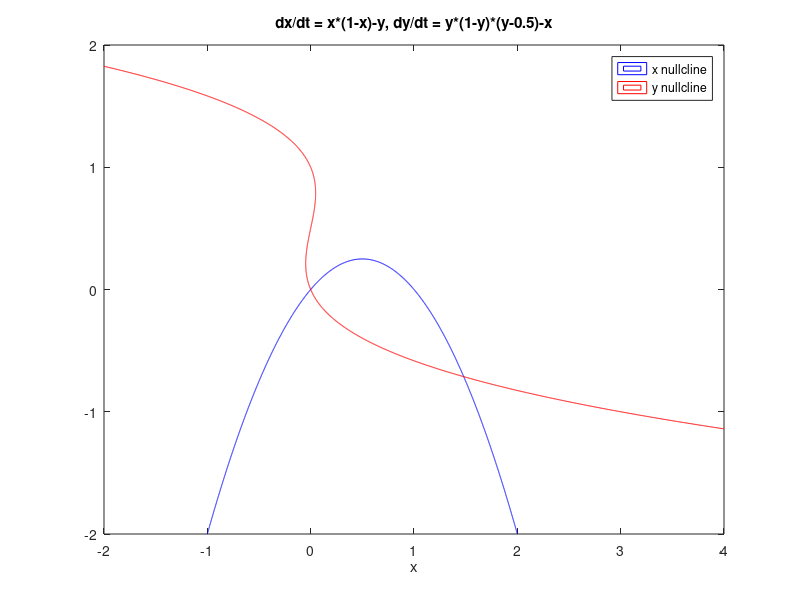

This figure's MATLAB source: (Note: this script raises an error after producing the figure.)
% example poor man's nulllcines 
% dx/dt = f(x,y) = x*(1-x)-y
% dy/dt = g(x,y) = y*(1-y)*(y-0.5)-x

clear; close all; clc
dx=1e-2;
dy=1e-3;
x = -2:dx:4;
y = -2:dy:2;

[X,Y] = meshgrid(x,y);

F =  X.*(1-X)-Y; % f(x,y)
G =  Y.*(1-Y).*(Y-0.5)-X; % g(x,y)

figure(1)
contour(x,y,F,[0,0],'b'); hold on;
contour(x,y,G,[0,0],'r');
legend({'x nullcline','y nullcline'})
title('dx/dt = x*(1-x)-y, dy/dt = y*(1-y)*(y-0.5)-x')
xlabel('x')
ylabel('y','rot',0)
 

